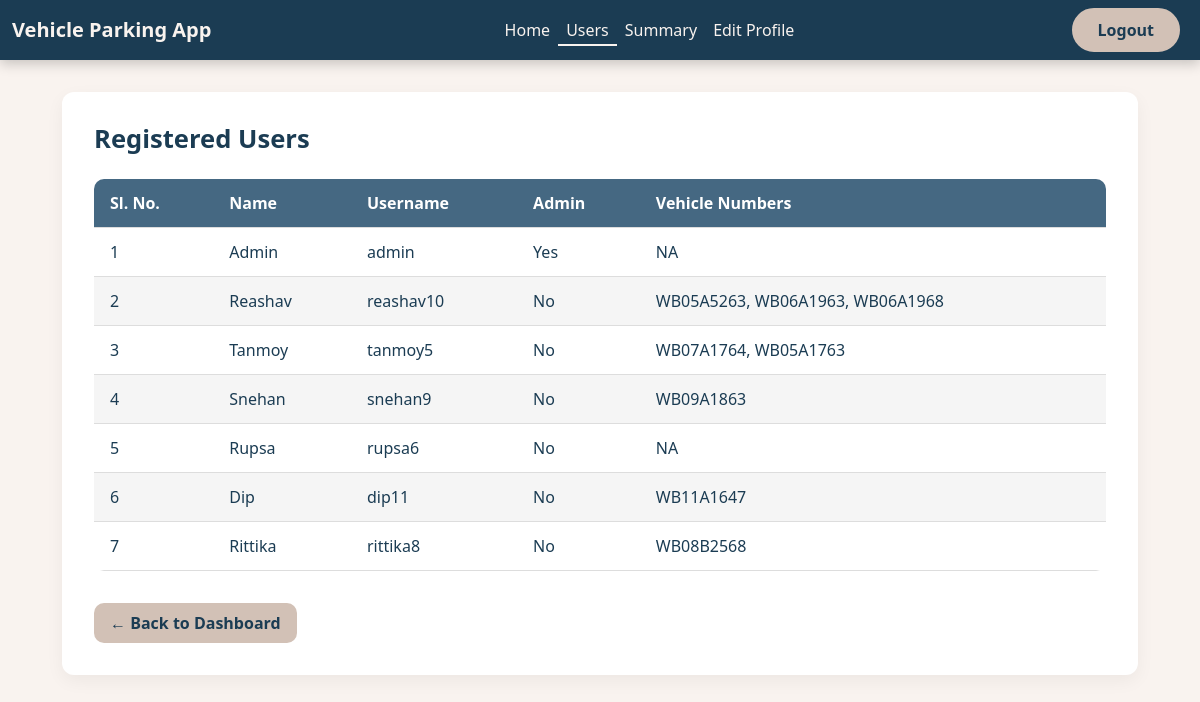
The page /admin_dashboard/users (signed in) on the database its author committed.
### models.py (models this page shows)
class User(db.Model):
    __tablename__ = 'user'
    id = db.Column(db.Integer, primary_key=True)
    username = db.Column(db.String(32), unique=True, nullable=False)
    passhash = db.Column(db.String(256), nullable=False)
    name = db.Column(db.String(64), nullable=False)
    is_admin = db.Column(db.Boolean, default=False, nullable=False)
    reservations = db.relationship('Reservation', backref='user', lazy=True)

class Reservation(db.Model):
    __tablename__ = 'reservation'
    id = db.Column(db.Integer, primary_key=True)
    user_id = db.Column(db.Integer, db.ForeignKey('user.id'), nullable=False)
    spot_id = db.Column(db.Integer, db.ForeignKey('parking_spot.id'), nullable=False)
    date = db.Column(db.Date, nullable=False)
    start_time = db.Column(db.DateTime, default=datetime.utcnow)
    end_time = db.Column(db.DateTime, nullable=True)
    vehicle_number = db.Column(db.String(15), nullable=False)
    hours_parked = db.Column(db.Float, nullable=False)
    parking_cost_per_hour = db.Column(db.Float, nullable=False)
    total_parking_cost = db.Column(db.Float, nullable=False)

### routes.py (the view)
@app.route('/admin_dashboard/users')
@admin_required
def users_list():
    users = User.query.all()
    user_data = []
    for user in users:
        reservations = Reservation.query.filter_by(user_id=user.id).all()
        vehicle_numbers = list({r.vehicle_number for r in reservations})  # Use set to remove duplicates
        if vehicle_numbers:
            vehicle_display = ", ".join(vehicle_numbers)
        else:
            vehicle_display = "NA"
        user_data.append({
            'name': user.name,
            'username': user.username,
            'is_admin': user.is_admin,
            'vehicle_numbers': vehicle_display
        })
    return render_template('users_list.html', users=user_data)

### routes.py (called while the page is built)
def admin_required(func):
    @wraps(func)
    def inner(*args, **kwargs):
        if 'user_id' not in session:
            flash('You need to log in first', 'danger')
            return redirect(url_for('admin_login'))
        user = User.query.get(session['user_id'])
        if not user.is_admin:
            flash('You do not have permission to access this page', 'danger')
            return redirect(url_for('admin_login'))
        return func(*args, **kwargs)
    return inner

### templates/users_list.html (shortened to what this page needs)
{% extends 'layout.html' %}
{% block navbar %}
    {% include 'admin_navbar.html' %}
{% endblock navbar %}
{% block content %}
<div class="container users-container">
    <div class="users-card">
        <h2>Registered Users</h2>
        <table class="user-table">
            <thead>
                <tr>
                    <th>Sl. No.</th>
                    <th>Name</th>
                    <th>Username</th>
                    <th>Admin</th>
                    <th>Vehicle Numbers</th>
                </tr>
            </thead>
            <tbody>
                {% for user in users %}
                <tr>
                    <td>{{ loop.index }}</td>
                    <td>{{ user.name }}</td>
                    <td>{{ user.username }}</td>
                    <td>{{ 'Yes' if user.is_admin else 'No' }}</td>
                    <td>{{ user.vehicle_numbers }}</td>
                </tr>
                {% endfor %}
            </tbody>
        </table>
        <a href="{{ url_for('admin_dashboard', user_id=session['user_id']) }}" class="btn-back">← Back to Dashboard</a>
    </div>
</div>
{% endblock content %}

### templates/users_list.html (style rules this page uses)
body { background-color: #F9F3EF; font-family: 'Segoe UI', Tahoma, Geneva, Verdana, sans-serif; color: #1B3C53; }
.users-container { padding: 2rem; }
.users-card { background-color: #FFFFFF; border-radius: 12px; box-shadow: 0 6px 18px rgba(0, 0, 0, 0.05); padding: 2rem; }
.users-card h2 { font-size: 1.6rem; font-weight: bold; margin-bottom: 1.5rem; color: #1B3C53; }
.user-table { width: 100%; border-collapse: collapse; border-radius: 10px; overflow: hidden; }
.user-table th, .user-table td { padding: 0.75rem 1rem; text-align: left; border-bottom: 1px solid #ddd; }
.user-table th { background-color: #456882; color: #fff; }
.user-table tr:nth-child(even) { background-color: #F5F5F5; }
.btn-back { margin-top: 2rem; background-color: #D2C1B6; color: #1B3C53; border-radius: 10px; padding: 0.5rem 1rem; font-weight: 600; text-decoration: none; display: inline-block; }

### rows shown on the page
User: name "Admin", username "admin", is_admin "Yes", vehicle_numbers "NA"
User: name "Reashav", username "reashav10", is_admin "No", vehicle_numbers "WB05A5263, WB06A1963, WB06A1968"
User: name "Tanmoy", username "tanmoy5", is_admin "No", vehicle_numbers "WB07A1764, WB05A1763"
User: name "Snehan", username "snehan9"
Reservation: vehicle_numbers "WB09A1863"
User: name "Rupsa", username "rupsa6", is_admin "No", vehicle_numbers "NA"
User: name "Dip", username "dip11"
Reservation: vehicle_numbers "WB11A1647"
User: name "Rittika", username "rittika8"
Reservation: vehicle_numbers "WB08B2568"

### other values the page prints
{{ 'Yes' if user.is_admin else 'No' }} "No" "No" "No"
